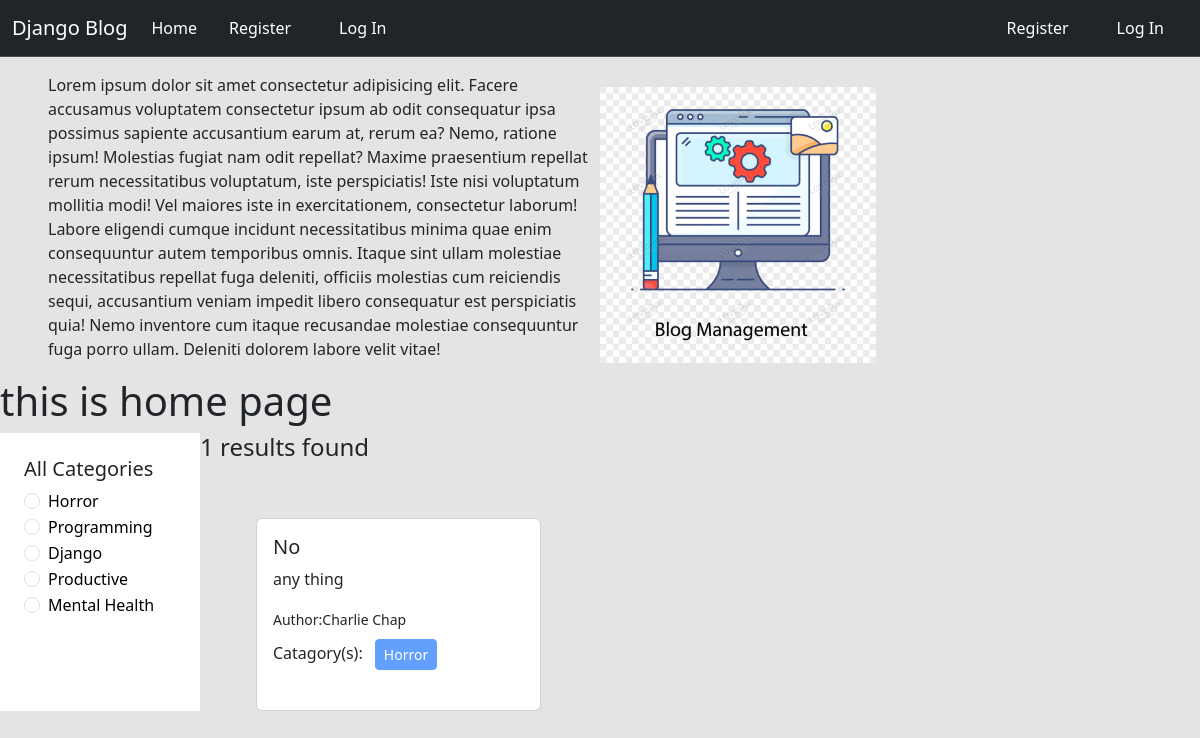
The page /category/horror/ on the database its author committed.
### catagories/models.py (models this page shows, shortened)
class Catagory(models.Model):
    name=models.CharField(max_length=100)
    slug=models.SlugField(max_length=100,unique=True,null=True,blank=True)

### post/models.py (models this page shows, shortened)
class Post(models.Model):
    tittle=models.CharField(max_length=50)
    content=models.TextField()
    catagory=models.ManyToManyField(Catagory) #ekta post multiple catagory te thkte pare ekta catagory te multiple post thkte pare
    author=models.ForeignKey(User, on_delete=models.CASCADE) #author delete hoile sob post o delete

### blog_project/views.py (the view)
# urls.py: 2. Add a URL to urlpatterns:  path('', views.home, name='home')
def  home(request,category_slug=None):
    data=Post.objects.all()
    if category_slug is not None:
        category=Catagory.objects.get(slug=category_slug)
        data=Post.objects.filter(catagory=category)
    categories=Catagory.objects.all()
    return render(request,'home.html',{'data':data, 'category':categories})

### templates/home.html
{%extends 'base.html'%} {% block content %}
{% load static %}
<div class="d-flex flex-wrap justify-content-around px-5 pt-3 align-items-center">
<div class="col-6">
  <p>Lorem ipsum dolor sit amet consectetur adipisicing elit. Facere accusamus voluptatem consectetur ipsum ab odit consequatur ipsa possimus sapiente accusantium earum at, rerum ea? Nemo, ratione ipsum! Molestias fugiat nam odit repellat? Maxime praesentium repellat rerum necessitatibus voluptatum, iste perspiciatis! Iste nisi voluptatum mollitia modi! Vel maiores iste in exercitationem, consectetur laborum! Labore eligendi cumque incidunt necessitatibus minima quae enim consequuntur autem temporibus omnis. Itaque sint ullam molestiae necessitatibus repellat fuga deleniti, officiis molestias cum reiciendis sequi, accusantium veniam impedit libero consequatur est perspiciatis quia! Nemo inventore cum itaque recusandae molestiae consequuntur fuga porro ullam. Deleniti dolorem labore velit vitae!</p>
</div>
<div class="col-6">
<img style="width:50%" src="{%static 'header.png'%}" alt="">
</div>
</div>
<h1>this is home page</h1>
<div class="d-flex flex-wrap">
  <div class="col-2 p-4 bg-white">
    <h5>All Categories</h5>
    {% for cat in category %}
    <div class="form-check">
      <input class="form-check-input" type="radio" name="category" id="{{cat.id}} ">
      <label class="form-check-label" for="{{cat.id}}">
        <a class="text-decoration-none text-black" href="{%url 'category_wise_post' cat.slug%}">{{cat.name}}</a>
      </label>
    </div>
    {% endfor %}
  </div>
  <div class="col-10">
    <h4>{{data | length}} results found</h4>
    <div class="d-flex flex-wrap  px-5 pt-5">
      {% for post in data %}
      <div class="col-sm-4">
        <div class="card mx-2">
          <div class="card-body">
            <h5 class="card-title">{{post.tittle}}</h5>
            <p class="card-text">
                {{post.content}}
            </p>
            <small>Author:{{post.author.first_name}} {{post.author.last_name}}</small> <br>
            <p>Catagory(s):
            {% for cat in post.catagory.all %}
            <button class="btn btn-primary btn-sm m-2" disabled>{{cat.name}}</button>
            {% endfor %}
            </p>
          </div>
        </div>
      </div>
      {% endfor %}
    </div>
  </div>
</div>
{% endblock %}

### rows shown on the page
Catagory: name "Horror"
Catagory: name "Programming"
Catagory: name "Django"
Catagory: name "Productive"
Catagory: name "Mental Health"
Post: tittle "No", content "any thing", author.first_name "Charlie", author.last_name "Chap"

### other values the page prints
{{ data | length }} "1"
